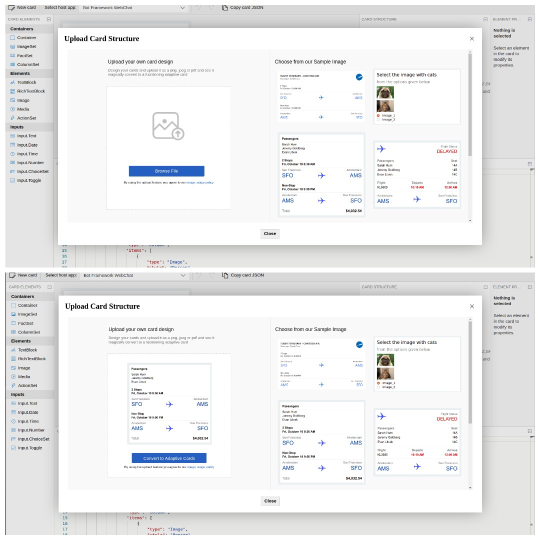
#> input picture images/working1.jpg, 1080 x 1080 px (shown at 1/2 size)
$ python -i image_extraction.py   (imports and definitions only)   (older library calls are emulated)
#> lines starting #> are read from the running program, lines starting #| are printed output that depends on the picture; after the words box and inside, x2 and y2 are one past the last pixel; in counts of white or black regions, pixels touching at a corner belong together
#> further down, picture is the input picture: shape (1080, 1080, 3); mean B, G, R 237.6, 237.2, 236.8
"""Module for image extraction inside the card design"""

import base64
from typing import Dict, List, Tuple
import os
import sys
from os import environ
from io import BytesIO
import math

import numpy as np
import requests
import cv2
from PIL import Image

from mystique import config


class ImageExtraction:
    """
    Class to identify the edges in the design image and filtering out the
    faster rcnn objects to obtain the image object boundaries and to add
    the cropped out image obejcts as base64 to the card paylaod json.
    """

    # [78 lines left out: functions find_points, remove_noise_objects, not called in this run]

    def image_edge_detection(self, image: Image):
        """
        Detecs the image edges from the design.

        @param  image: input open-cv image

        @return image_points: list of image objects coordinates
        """
        image_points = []
        # pre processing
        gray = cv2.cvtColor(image, cv2.COLOR_BGR2GRAY)
        dst = cv2.equalizeHist(gray)
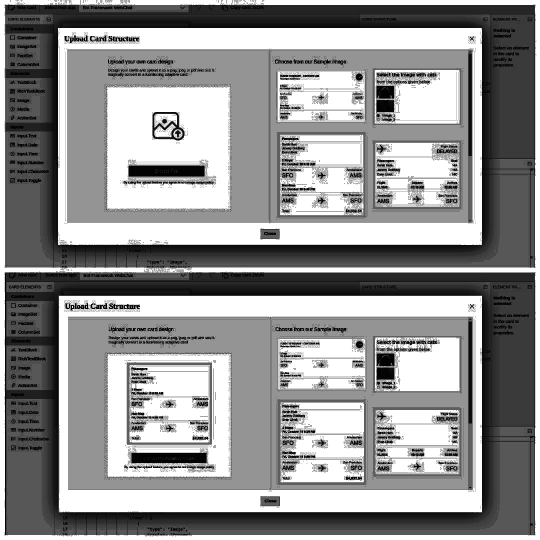
#> dst: shape (1080, 1080) (shown at 1/2 size); min 0, max 255, mean 148.6
        blur = cv2.GaussianBlur(dst, (5, 5), 0)
        ret, im_th = cv2.threshold(blur, 150, 255, cv2.THRESH_BINARY)
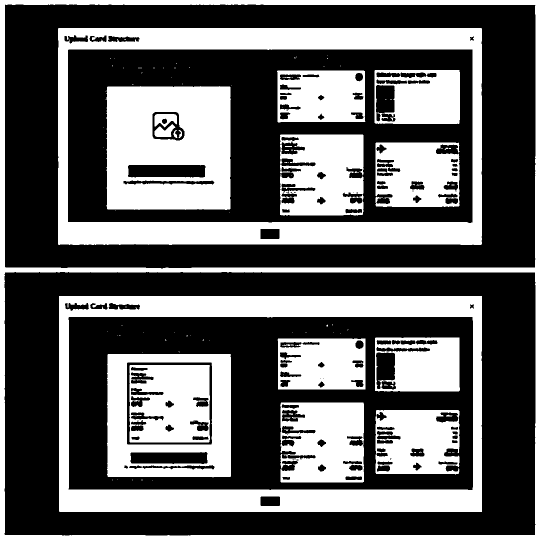
#> im_th: shape (1080, 1080) (shown at 1/2 size); 40% white; 110 white regions (86 under 20 px), largest, box (x1, y1, x2, y2) and area: (116, 56, 964, 490) 86025, (118, 592, 964, 1024) 84624, (211, 172, 462, 420) 52993
        # Set the kernel and perform opening
        # k_size = 6
        kernel = np.ones((5, 5), np.uint8)
        opened = cv2.morphologyEx(im_th, cv2.MORPH_OPEN, kernel)
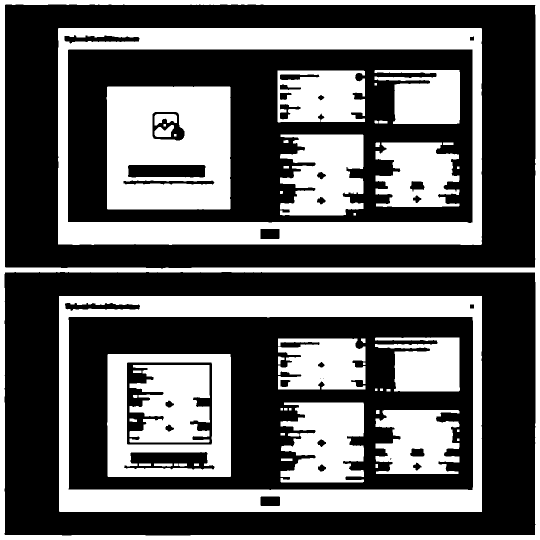
#> opened: shape (1080, 1080) (shown at 1/2 size); 39.3% white; 52 white regions, largest, box (x1, y1, x2, y2) and area: (116, 56, 964, 490) 85790, (118, 592, 964, 1024) 84435, (213, 173, 461, 419) 52895
        # edge detection
        edged = cv2.Canny(opened, 0, 255)
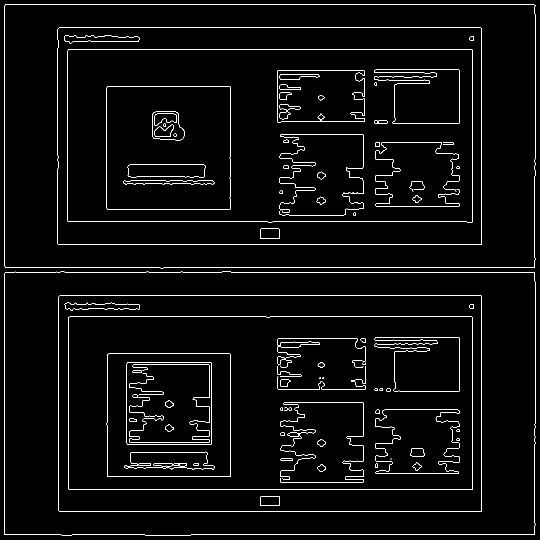
#> edged: shape (1080, 1080) (shown at 1/2 size); 2.8% white in thin lines or dots
        # countours
        _, contours, hierarchy = cv2.findContours(
            edged, cv2.RETR_LIST, cv2.CHAIN_APPROX_SIMPLE)
#> contours = 172 contours, 22 with area under 20; largest, box (x1, y1, x2, y2) and area: (9, 8, 1071, 537) 557061, (9, 8, 1071, 537) 557059, (8, 543, 1071, 1071) 556994, (8, 543, 1071, 1071) 556992, (115, 55, 964, 490) 367194
        # get the coords of the contours
        for c in contours:
            (x, y, w, h) = cv2.boundingRect(c)
            image_points.append((x, y, x + w, y + h))
#> this loop made 172 passes
#> (x, y, w, h) on passes 1 to 3: (520, 992, 40, 20), (520, 992, 40, 20), (635, 928, 17, 15)
#> after the loop, image_points = 172 items, first 6: (520, 992, 560, 1012), (520, 992, 560, 1012), (635, 928, 652, 943), (750, 927, 756, 936), (635, 928, 652, 943), (750, 927, 756, 936)

        return image_points

    # [151 lines left out: functions remove_model_intersection, get_image_with_boundary_boxes, detect_image, image_crop_get_url, not called in this run]

>>> import cv2
>>> picture = cv2.imread('../images/working1.jpg')
>>> result = ImageExtraction().image_edge_detection(picture)
#> result has the same summary as image_points in image_edge_detection

$ run again, on images/pic2card.png
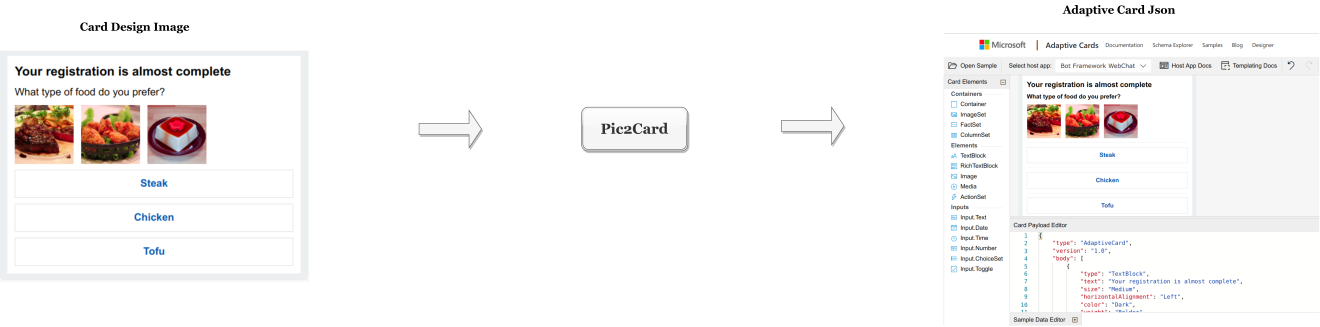
#> input picture images/pic2card.png, 5280 x 1305 px (shown at 1/4 size)
#> picture is the input picture: shape (1305, 5280, 3); mean B, G, R 245.2, 245.6, 247.3
#> in image_edge_detection, `ret, im_th = cv2.threshold(blur, 150, 255, cv2.THRESH_BINARY)`:
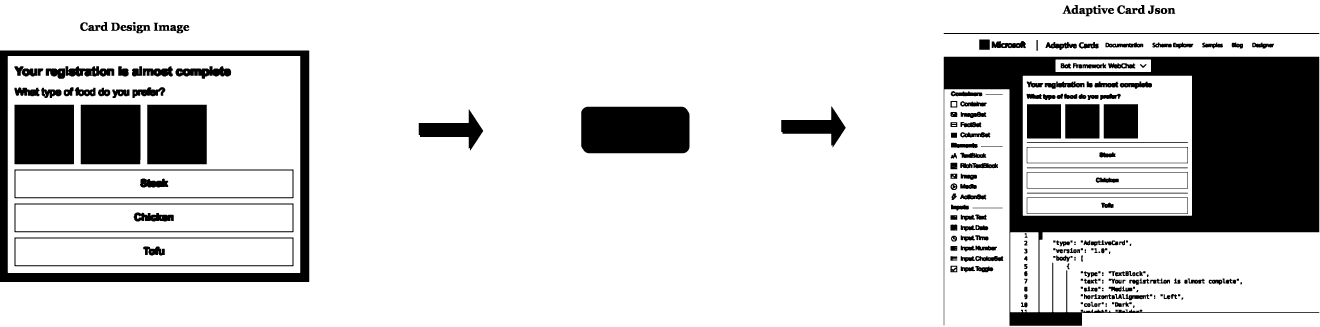
#> im_th: shape (1305, 5280) (shown at 1/4 size); 82.5% white; 266 black regions, largest, box (x1, y1, x2, y2) and area: (3775, 227, 5277, 1303) 531334, (0, 202, 1237, 1128) 129904, (2325, 427, 2758, 613) 79675
#> opened: shape (1305, 5280); 82.3% white; 157 black regions, largest, box (x1, y1, x2, y2) and area: (3775, 227, 5277, 1305) 532595, (0, 202, 1237, 1128) 129904, (2325, 427, 2758, 613) 79675
#> in image_edge_detection, `edged = cv2.Canny(opened, 0, 255)`:
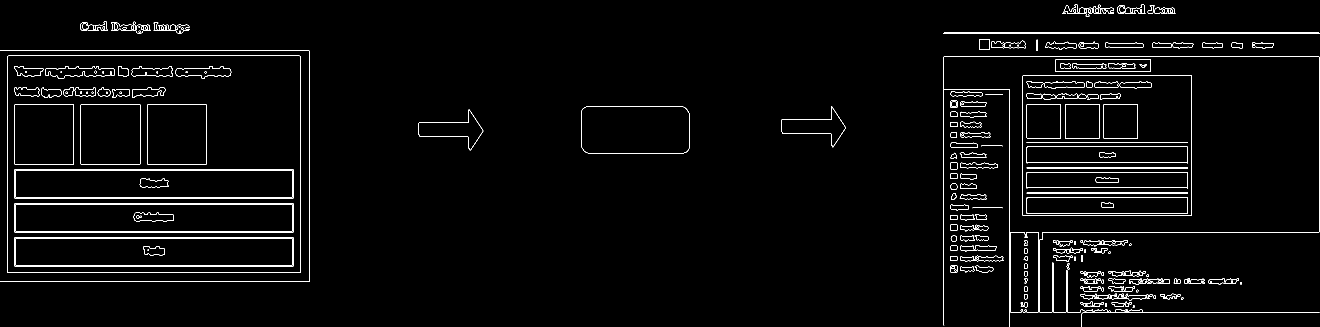
#> edged: shape (1305, 5280) (shown at 1/4 size); 1.2% white in thin lines or dots
#> contours = 461 contours, 30 with area under 20; largest, box (x1, y1, x2, y2) and area: (30, 223, 1201, 1092) 1015553, (30, 223, 1201, 1092) 1015551, (4090, 302, 4768, 863) 379113, (4090, 302, 4768, 863) 379111, (57, 949, 1174, 1065) 128336
#> the loop in image_edge_detection, `for c in contours:` made 461 passes
#> (x, y, w, h) on passes 1 to 3: (4531, 1221, 7, 10), (4531, 1221, 7, 10), (4341, 1217, 8, 6)
#> after the loop in image_edge_detection, `for c in contours:`: image_points = 461 items, first 6: (4531, 1221, 4538, 1231), (4531, 1221, 4538, 1231), (4341, 1217, 4349, 1223), (4341, 1217, 4349, 1223), (4421, 1212, 4428, 1227), (4421, 1212, 4428, 1227)
#> result has the same summary as image_points in image_edge_detection

$ run again, on images/working2.png
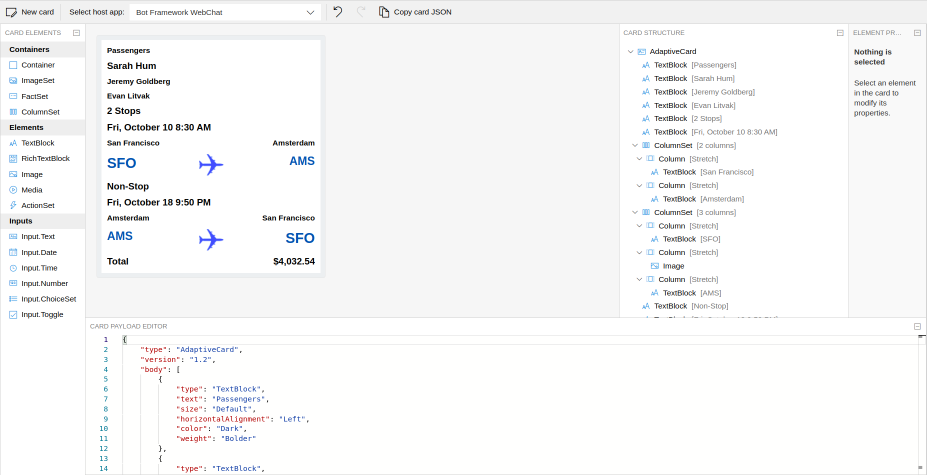
#> input picture images/working2.png, 1853 x 950 px (shown at 1/2 size)
#> picture is the input picture: shape (950, 1853, 3); mean B, G, R 247.5, 247.4, 247.2
#> in image_edge_detection, `ret, im_th = cv2.threshold(blur, 150, 255, cv2.THRESH_BINARY)`:
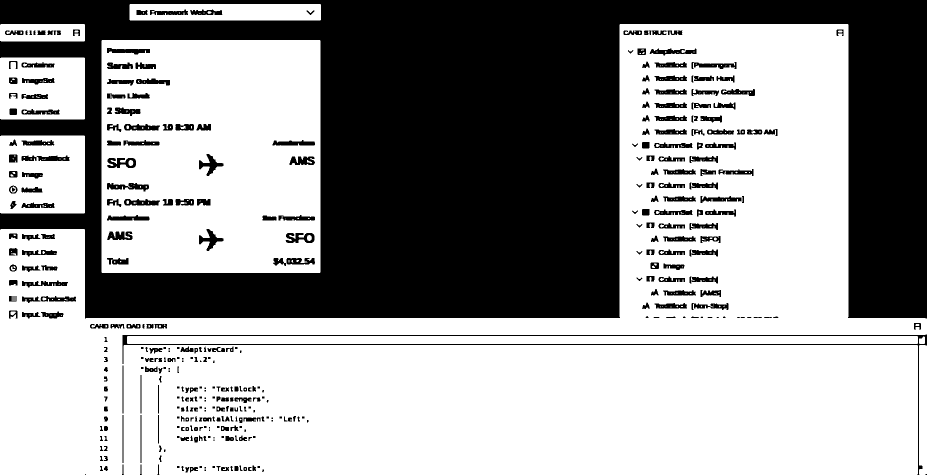
#> im_th: shape (950, 1853) (shown at 1/2 size); 61.4% white; 388 black regions (41 under 20 px), largest, box (x1, y1, x2, y2) and area: (0, 0, 1853, 637) 608686, (245, 669, 1853, 950) 7358, (214, 366, 298, 383) 800
#> opened: shape (950, 1853); 60.8% white; 217 black regions (18 under 20 px), largest, box (x1, y1, x2, y2) and area: (0, 0, 1853, 637) 608686, (244, 669, 1853, 950) 9195, (180, 648, 334, 657) 1295
#> in image_edge_detection, `edged = cv2.Canny(opened, 0, 255)`:
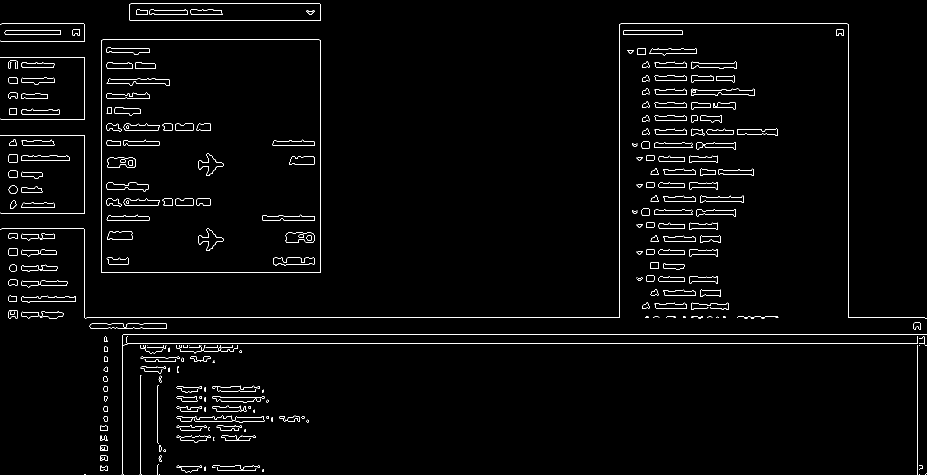
#> edged: shape (950, 1853) (shown at 1/2 size); 1.8% white in thin lines or dots
#> contours = 455 contours, 155 with area under 20; largest, box (x1, y1, x2, y2) and area: (202, 79, 641, 546) 204101, (202, 79, 641, 546) 204099, (258, 7, 642, 41) 12632, (258, 7, 642, 41) 12630, (179, 647, 334, 657) 1300
#> the loop in image_edge_detection, `for c in contours:` made 455 passes
#> (x, y, w, h) on passes 5, 7, 8: (169, 948, 3, 2), (524, 938, 4, 6), (524, 938, 4, 6)
#> after the loop in image_edge_detection, `for c in contours:`: image_points = 455 items, first 6: (1838, 948, 1839, 950), (318, 948, 319, 950), (283, 948, 284, 950), (247, 948, 248, 950), (169, 948, 172, 950), (1850, 947, 1853, 950)
#> result has the same summary as image_points in image_edge_detection
